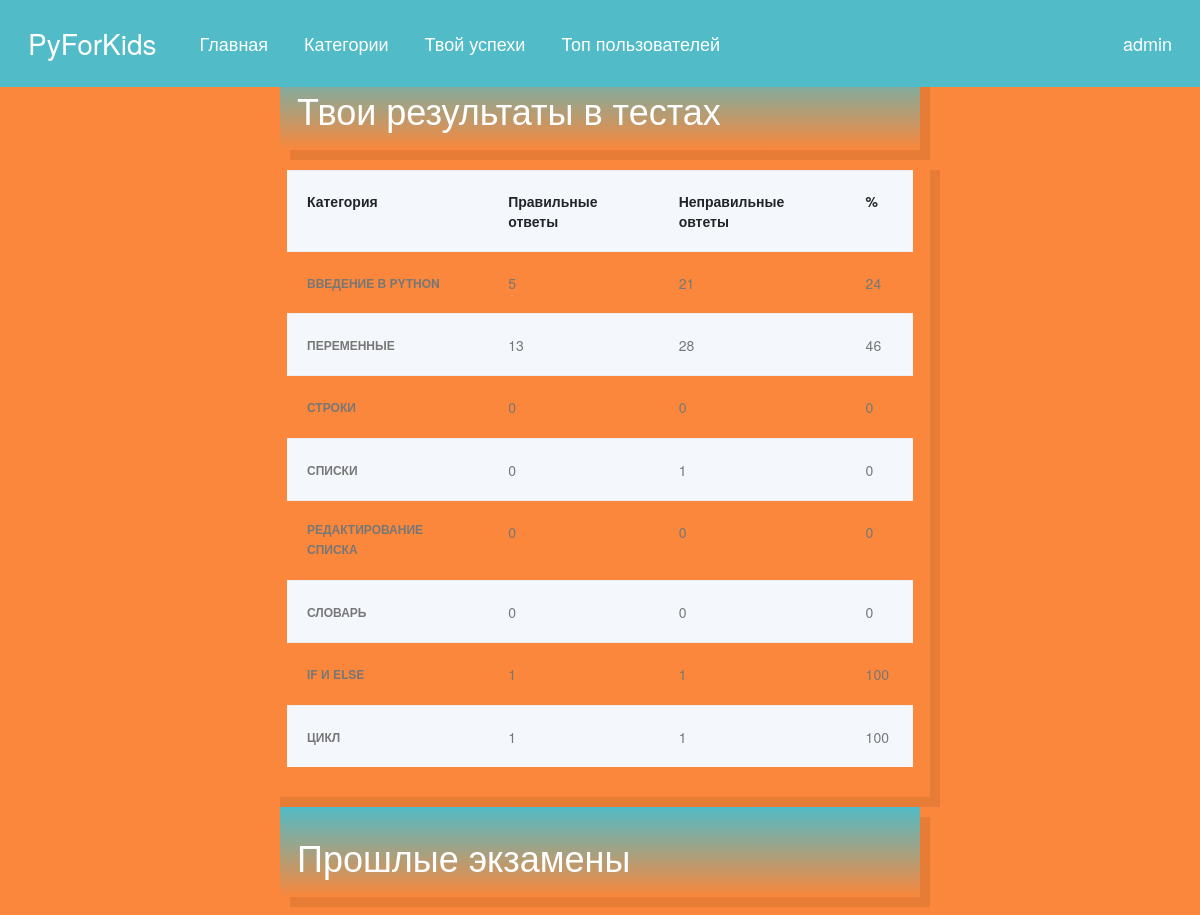
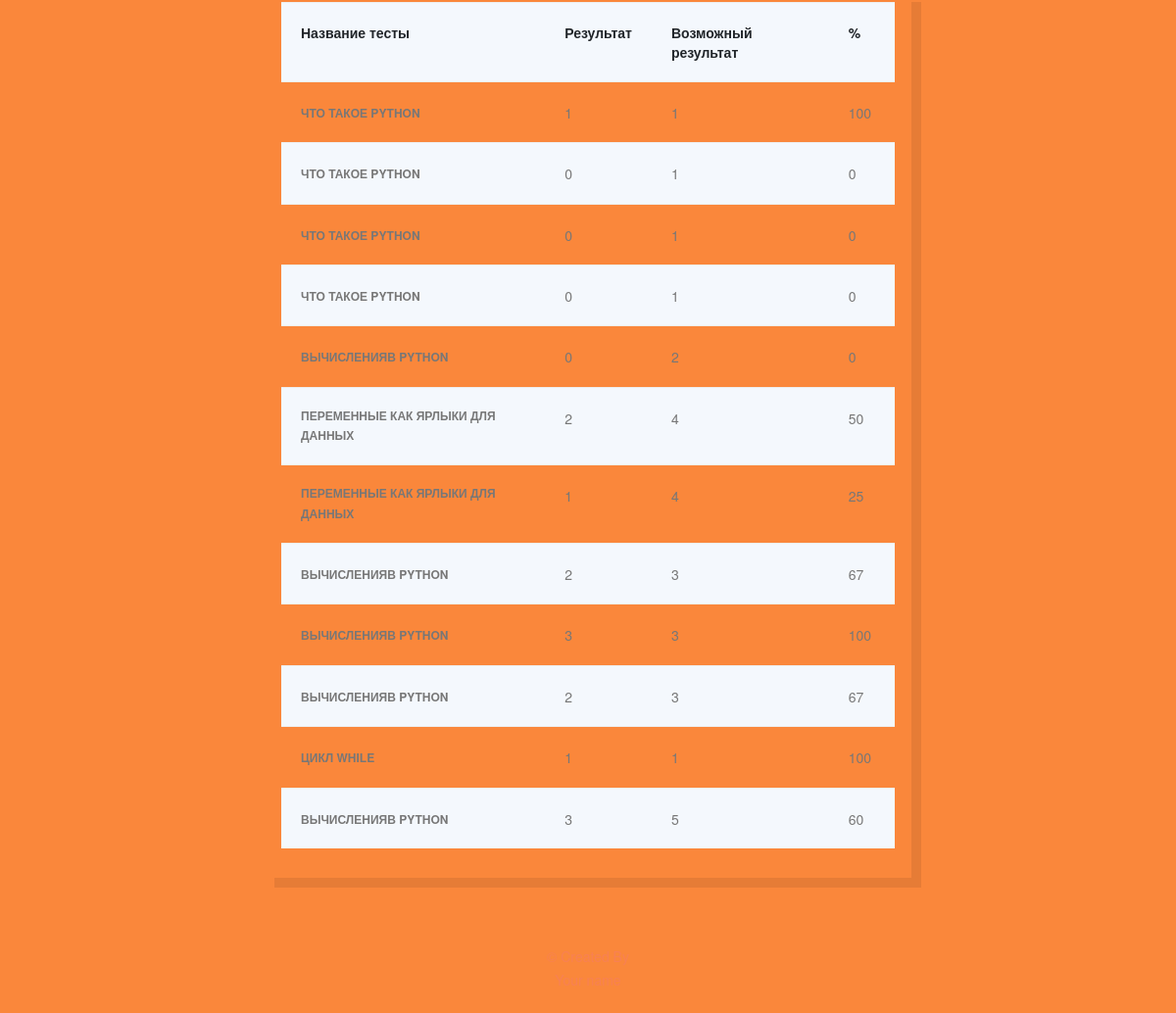
The app's page /progress/ (signed in) with its own data (2 pictures, top to bottom).
### quiz/models.py (models this page shows, shortened)
@python_2_unicode_compatible
class Category(models.Model):
    category = models.CharField(
        verbose_name=_("Category"),
        max_length=250, blank=True,
        unique=True, null=True)
    objects = CategoryManager()
    class Meta:
        verbose_name = _("Category")
        verbose_name_plural = _("Categories")

class Sitting(models.Model):
    user = models.ForeignKey(settings.AUTH_USER_MODEL, verbose_name=_("User"), on_delete=models.CASCADE)
    quiz = models.ForeignKey(Quiz, verbose_name=_("Quiz"), on_delete=models.CASCADE)
    question_order = models.CharField(
        max_length=1024,
        verbose_name=_("Question Order"),
        validators=[validate_comma_separated_integer_list])
    question_list = models.CharField(
        max_length=1024,
        verbose_name=_("Question List"),
        validators=[validate_comma_separated_integer_list])
    incorrect_questions = models.CharField(
        max_length=1024,
        blank=True,
        verbose_name=_("Incorrect questions"),
        validators=[validate_comma_separated_integer_list])
    current_score = models.IntegerField(verbose_name=_("Current Score"))
    complete = models.BooleanField(default=False, blank=False,
                                   verbose_name=_("Complete"))
    user_answers = models.TextField(blank=True, default='{}',
                                    verbose_name=_("User Answers"))
    start = models.DateTimeField(auto_now_add=True,
                                 verbose_name=_("Start"))
    end = models.DateTimeField(null=True, blank=True, verbose_name=_("End"))
    objects = SittingManager()
    class Meta:
        permissions = (("view_sittings", _("Можно видеть законченные экзамены.")),)
    def _question_ids(self):
        return [int(n) for n in self.question_order.split(',') if n]
    @property
    def get_percent_correct(self):
        dividend = float(self.current_score)
        divisor = len(self._question_ids())
        if divisor < 1:
            return 0            # prevent divide by zero error
        if dividend > divisor:
            return 100
        correct = int(round((dividend / divisor) * 100))
        if correct >= 1:
            return correct
        else:
            return 0
    @property
    def get_max_score(self):
        return len(self._question_ids())

@python_2_unicode_compatible
class Quiz(models.Model):
    title = models.CharField(
        verbose_name=_("Title"),
        max_length=60, blank=False)
    description = models.TextField(
        verbose_name=_("Description"),
        blank=True, help_text=_("Описание вопроса"))
    description_dop = models.TextField(
        verbose_name=_("Description_dop"),
        blank=True, help_text=_("заголовок перед Тестом"))
    description_formul = models.TextField(
        verbose_name=_("Description_formul"),
        blank=True, help_text=_("Формула перед тестом"))
    description_formul_1 = models.TextField(
        verbose_name=_("Description_formul"),
        blank=True, help_text=_("Формула перед тестом 2"))
    description_formul_2 = models.TextField(
        verbose_name=_("Description_formul"),
        blank=True, help_text=_("Формула перед тестом 3"))
    description_formul_3 = models.TextField(
        verbose_name=_("Description_formul"),
        blank=True, help_text=_("Формула перед тестом 4"))
    description_dop_1 = models.TextField(
        verbose_name=_("Description_dop"),
        blank=True, help_text=_("заголовок перед Тестом 2"))
    description_dop_2 = models.TextField(
        verbose_name=_("Description_dop"),
        blank=True, help_text=_("заголовок перед Тестом 3"))
    description_full = models.TextField(
        verbose_name=_("Description_Full"),
        blank=True, help_text=_("Обьяснение перед Тестом 1"))
    description_full_2 = models.TextField(
        verbose_name=_("Description_Full"),
        blank=True, help_text=_("Обьяснение перед Тестом 2"))
    description_full_3 = models.TextField(
        verbose_name=_("Description_Full"),
        blank=True, help_text=_("Обьяснение перед Тестом 3"))
    url = models.SlugField(
        max_length=60, blank=False,
        help_text=_("юзер френдли вид url"),
        verbose_name=_("user friendly url"))
    category = models.ForeignKey(
        Category, null=True, blank=True,
        verbose_name=_("Category"), on_delete=models.CASCADE)
    random_order = models.BooleanField(
        blank=False, default=False,
        verbose_name=_("Random Order"),
        help_text=_("Показать вопросы в случайном порядке или как они установлены?"))
    max_questions = models.PositiveIntegerField(
        blank=True, null=True, verbose_name=_("Max Questions"),
        help_text=_("Количество вопросов, на которые нужно ответить при каждой попытке."))
    answers_at_end = models.BooleanField(
        blank=False, default=False,
        help_text=_("Правильный ответ НЕ показывается после вопроса"),
        verbose_name=_("Answers at end"))
    exam_paper = models.BooleanField(
        blank=False, default=False,
        help_text=_("Если да, то результат каждой попытки пользователя будет сохрянятся. Необходимо для маркировки."),
        verbose_name=_("Exam Paper"))
    single_attempt = models.BooleanField(
        blank=False, default=False,
        help_text=_("Если да, то только одна попытка пользователю будет разрешена "),
        verbose_name=_("Single Attempt"))
    pass_mark = models.SmallIntegerField(
        blank=True, default=0,
        verbose_name=_("Pass Mark"),
        help_text=_("Процент, необходимый для сдачи экзамена."),
        validators=[MaxValueValidator(100)])
    success_text = models.TextField(
        blank=True, help_text=_("Отображается, если пользователь проходит тест"),
        verbose_name=_("Success Text"))
    fail_text = models.TextField(
        verbose_name=_("Fail Text"),
        blank=True, help_text=_("Отображается в случае ошибки пользователя."))
    draft = models.BooleanField(
        blank=True, default=False,
        verbose_name=_("Draft"),
        help_text=_("Если да, тест не отображается "
                     "в списке тестов"))
    class Meta:
        verbose_name = _("Quiz")
        verbose_name_plural = _("Quizzes")

### quiz/views.py (the view)
class QuizUserProgressView(TemplateView):
    template_name = 'progress.html'
    @method_decorator(login_required)
    def dispatch(self, request, *args, **kwargs):
        return super(QuizUserProgressView, self)\
            .dispatch(request, *args, **kwargs)
    def get_context_data(self, **kwargs):
        context = super(QuizUserProgressView, self).get_context_data(**kwargs)
        progress, c = Progress.objects.get_or_create(user=self.request.user)
        context['cat_scores'] = progress.list_all_cat_scores
        context['exams'] = progress.show_exams()
        return context

### quiz/models.py (called while the page is built)
    def show_exams(self):
        return Sitting.objects.filter(user=self.user, complete=True)

### quiz/templates/progress.html (shortened to what this page needs)
{% extends "base.html" %}
{% load i18n %}
{% load quiz_tags %}
{% block content %}
<div class="ui-56">
    {% if cat_scores %}
              <div class="bg-orange white box-shadow mar">
                       <h1>Твои результаты в тестах</h1>
                </div>
			<div class="table-responsive box-shadow">
				<table class="table table-striped">
					<tr>
                          <th scope="col">Категория</th>
                          <th scope="col">Правильные ответы</th>
                          <th scope="col">Неправильные овтеты</th>
                          <th scope="col">%</th>
					</tr>
                    {% for cat, value in cat_scores.items %}
					<tr>
						<td><a data-toggle="tooltip" title="Soemthing">{{ cat }}</a></td>
						<td><a data-toggle="tooltip" title="Soemthing" >{{ value.0 }}</a></td>
						<td><a data-toggle="tooltip" title="Soemthing" >{{ value.1 }}</a></td>
						<td><a data-toggle="tooltip" title="Soemthing">{{ value.2 }}</a></td>
					</tr>
					{% endfor %}
				</table>
			</div>
         {% endif %}
       {% if exams %}
         <div class="bg-orange white box-shadow mar">
          <h1>Прошлые экзамены</h1>
           </div>
			<div class="table-responsive box-shadow">
				<table class="table table-striped">
					<tr>
                        <th>Название тесты</th>
                        <th>Результат</th>
                        <th>Возможный результат</th>
                        <th>%</th>
                        </tr>
                     {% for exam in exams %}
					<tr>
						<td><a data-toggle="tooltip" title="Soemthing">{{ exam.quiz.title }}</a></td>
						<td><a data-toggle="tooltip" title="Soemthing" >{{ exam.current_score }}</a></td>
						<td><a data-toggle="tooltip" title="Soemthing" >{{ exam.get_max_score }}</a></td>
						<td><a data-toggle="tooltip" title="Soemthing">{{ exam.get_percent_correct }}</a></td>
					</tr>
					{% endfor %}
				</table>
			</div>
         {% endif %}
		</div>
{% endblock %}

### quiz/templates/base.html (shortened to what this page needs)
{% load i18n %}
{% load static %}
<!DOCTYPE html>
<head>
<link rel="stylesheet" href="https://maxcdn.bootstrapcdn.com/bootstrap/4.0.0/css/bootstrap.min.css">
<link rel="stylesheet" href="{% static 'css/main_quizz.css' %}">
<link rel="stylesheet" href="{% static 'css/style-12.css' %}">
<link rel="stylesheet" href="{% static 'css/style-297.css' %}">
<link rel="stylesheet" href="{% static 'css/style-56.css' %}">
<link rel="stylesheet" href="https://stackpath.bootstrapcdn.com/bootstrap/4.3.1/css/bootstrap.min.css">
<link rel="stylesheet" href="//netdna.bootstrapcdn.com/bootstrap/3.1.1/css/bootstrap.min.css">
</head>
<body>
<nav class="navbar navbar-expand-md navbar-dark nav navbar-fixed-top">
    <div class="navbar-collapse collapse w-100 order-1 order-md-0 dual-collapse2">
			<a class="navbar-brand" href="/">PyForKids</a>
        <ul class="navbar-nav mr-auto">
			           <li class="nav-item">
        		<a class="nav-link" href="/">Главная</a>
      		</li>
		    <li class="nav-item">
		    	<a class="nav-link" href="{% url 'quiz_category_list_all' %}">Категории</a>
		    </li>
			<li class="nav-item">
		    	<a class="nav-link" href="{% url 'quiz_progress' %}">Твой успехи</a>
		    </li>
			<li class="nav-item">
		    	<a class="nav-link" href="{% url 'quiz_marking' %}">Топ пользователей</a>
		    </li>
        </ul>
    </div>
    <div class="mr-auto order-0">
        <ul class="navbar-nav mx-auto">
			{% if not user.is_authenticated %}
			<li class="nav-item right-nav justify-content-right">
		    	<a class="nav-link" href="{% url 'login' %}">Вход</a>
		    </li>
			<li class="nav-item">
		    	<a class="nav-link" href="{% url 'registration' %}">Регистрация</a>
		    </li>
			{% else %}
			<li class="nav-item right-nav justify-content-right">
				<a class="nav-link">	{{ user.username }}</a>
			</li>
			{% endif %}
        </ul>
    </div>
</nav>
{% block content %}
{% endblock %}
<footer class="page-footer font-small orange">
  <div class="footer-copyright text-center py-3 fot">© Created By
    <p> Your name</p>
  </div>
</footer>
</body>
</html>

### quiz/static/css/main_quizz.css (style rules this page uses)
body { color: black; font-size: 13px; line-height: 23px; background: #fa873b !important; font-family: 'Open Sans', sans-serif; -webkit-font-smoothing: antialiased; }
.nav { font-size: 18px !important; background: #51bbc7 !important; }
.navbar-brand { margin:13px; font-size: 28px !important; }
.navbar-dark .navbar-nav .nav-link { color: white !important; }
html, body { height: 100%; }
li { margin:13px; }
.mar { margin: 10px; }

### quiz/static/css/style-12.css (style rules this page uses)
body { color: #666666; font-size: 13px; line-height: 23px; background: #fff; font-family: 'Open Sans', sans-serif; -webkit-font-smoothing: antialiased; }
h1, h2, h3, h4 { color: #666; font-family: 'Open Sans', sans-serif; font-weight: 600; margin: 2px 0px; padding: 0px; }
h1 { font-size: 30px; line-height: 45px; }
p { margin: 2px 0px; padding: 0px; margin-bottom:5px; line-height:28px; }
a { text-decoration: none; color: #777; }
.orange { color: #f78153 !important; }
.bg-orange { background-color: #f78153 !important; }
body { background:#f4f8fd; }

### quiz/static/css/style-297.css (style rules this page uses)
body { color: #666666; font-size: 13px; line-height: 23px; background: #fff; font-family: 'Open Sans', sans-serif; -webkit-font-smoothing: antialiased; }
h1, h2, h3, h4, h5, h6 { color: #666; font-family: 'Open Sans', sans-serif; font-weight: 600; margin: 2px 0px; padding: 0px; }
h1 { font-size: 30px; line-height: 45px; }
p { margin: 2px 0px; padding: 0px; margin-bottom:5px; line-height:28px; }
a { text-decoration: none; color: #777; }
.white { color: #ffffff !important; }
.orange { color: #f78153 !important; }
.bg-orange { background: linear-gradient(0deg, #fa873b, #51bbc7) !important; }
.box-shadow { padding:10px 17px; box-shadow:10px 10px 0px 0px rgba(0,0,0,0.08); }

### quiz/static/css/style-56.css (style rules this page uses)
body { color: #666666; font-size: 13px; line-height: 23px; background: #fff; font-family: 'Open Sans', sans-serif; -webkit-font-smoothing: antialiased; }
h1, h2, h3, h4, h5, h6 { color: #666; font-family: 'Open Sans', sans-serif; font-weight: 600; margin: 2px 0px; padding: 0px; }
h1 { font-size: 30px; line-height: 45px; }
p { margin: 2px 0px; padding: 0px; margin-bottom:5px; line-height:28px; }
a { text-decoration: none; color: #777; }
.white { color: #ffffff !important; }
.orange { color: #f78153 !important; }
.bg-orange { background-color: #f78153 !important; }
.ui-56 { max-width:680px; margin:60px auto; padding:0px 10px; }
.ui-56 .table-responsive { border:0px; }
.ui-56 .table * { border-color:#eee; }
.ui-56 .table-striped>tbody>tr:nth-child(odd) { background-color: #f4f8fd; }
.ui-56 .table th, .ui-56 .table td { padding:20px; }
.ui-56 .table td a { color:#777; }
.ui-56 .table td:first-child { font-size:12px; text-transform:uppercase; color:#666; font-weight:600; }

### records on screen
Category: cat_scores "ВВЕДЕНИЕ В PYTHON"
Category: cat_scores "ПЕРЕМЕННЫЕ"
Category: cat_scores "СТРОКИ"
Category: cat_scores "СПИСКИ"
Category: cat_scores "РЕДАКТИРОВАНИЕ СПИСКА"
Category: cat_scores "СЛОВАРЬ"
Category: cat_scores "IF И ELSE"
Category: cat_scores "ЦИКЛ"
Sitting: quiz "ЧТО ТАКОЕ PYTHON", current_score "1", get_max_score "1", get_percent_correct "100"
Sitting: quiz "ЧТО ТАКОЕ PYTHON", current_score "0", get_max_score "1", get_percent_correct "0"
Sitting: quiz "ЧТО ТАКОЕ PYTHON", current_score "0", get_max_score "1", get_percent_correct "0"
Sitting: quiz "ЧТО ТАКОЕ PYTHON", current_score "0", get_max_score "1", get_percent_correct "0"
Sitting: quiz "ВЫЧИСЛЕНИЯВ PYTHON", current_score "0", get_max_score "2", get_percent_correct "0"
Sitting: quiz "ПЕРЕМЕННЫЕ КАК ЯРЛЫКИ ДЛЯ ДАННЫХ", current_score "2", get_max_score "4", get_percent_correct "50"
Sitting: quiz "ПЕРЕМЕННЫЕ КАК ЯРЛЫКИ ДЛЯ ДАННЫХ", current_score "1", get_max_score "4", get_percent_correct "25"
Sitting: quiz "ВЫЧИСЛЕНИЯВ PYTHON", current_score "2", get_max_score "3", get_percent_correct "67"
Sitting: quiz "ВЫЧИСЛЕНИЯВ PYTHON", current_score "3", get_max_score "3", get_percent_correct "100"
Sitting: quiz "ВЫЧИСЛЕНИЯВ PYTHON", current_score "2", get_max_score "3", get_percent_correct "67"
Sitting: quiz "ЦИКЛ WHILE", current_score "1", get_max_score "1", get_percent_correct "100"
Sitting: quiz "ВЫЧИСЛЕНИЯВ PYTHON", current_score "3", get_max_score "5", get_percent_correct "60"

### other values on screen
{{ user.username }} "admin"
{{ value.0 }} "5" "13" "0" "0" "0" "0" "1" "1"
{{ value.1 }} "21" "28" "0" "1" "0" "0" "1" "1"
{{ value.2 }} "24" "46" "0" "0" "0" "0" "100" "100"
